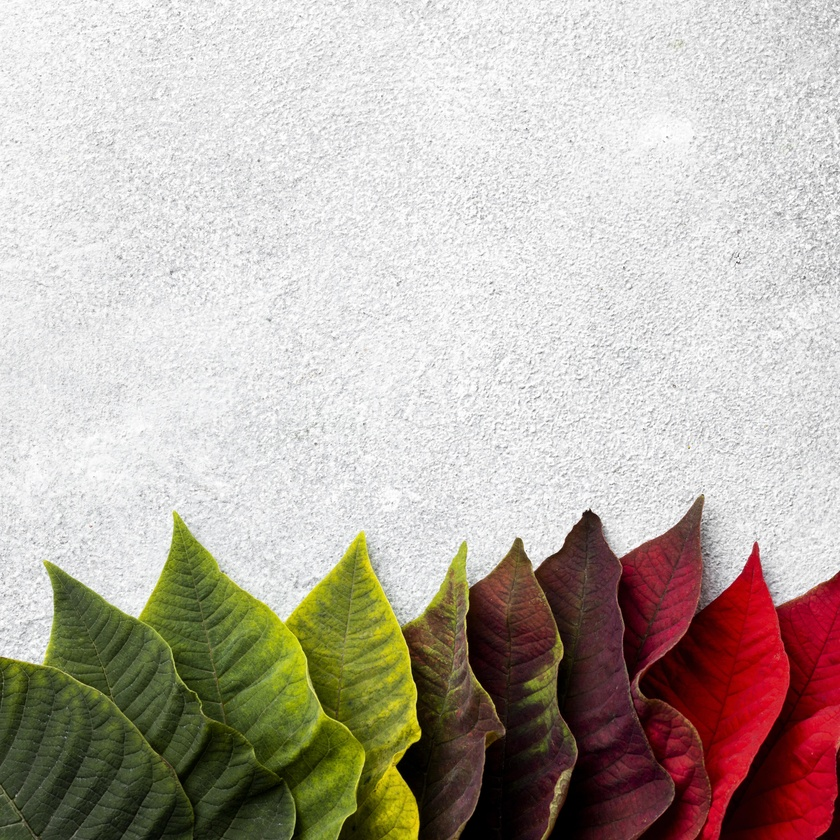
#> input picture project-2/cover.jpg, 840 x 840 px, shrunk from 4480 x 4480 before the run
$ python watermark.py --cover cover.jpg --watermark wm.png
#> lines starting #> are read from the running program, lines starting #| are printed output that depends on the picture; after the words box and inside, x2 and y2 are one past the last pixel; in counts of white or black regions, pixels touching at a corner belong together
#!/usr/bin/env python3
# coding: utf-8
"""
watermark.py
- DCT-based blind watermark embed & extract for color images (Y channel)
- Robustness tests: flip, translate, crop, contrast, noise, JPEG
Author: (you)
Usage:
    python watermark.py --cover cover.jpg --watermark wm.png
"""

import cv2
import numpy as np
import argparse
import os
from scipy.fftpack import dct, idct
import math

# ---------------------------
# Utilities
# ---------------------------
def to_gray_uint8(img):
    if img.ndim == 3:
        return cv2.cvtColor(img, cv2.COLOR_BGR2GRAY)
    return img

def psnr(a, b):
    a = a.astype(np.float64)
    b = b.astype(np.float64)
    mse = np.mean((a - b)**2)
    if mse == 0:
        return float('inf')
    PIXEL_MAX = 255.0
    return 20 * math.log10(PIXEL_MAX / math.sqrt(mse))

# ---------------------------
# DCT helpers (8x8 blocks)
# ---------------------------
def block_process(img, block_size, func):
    h, w = img.shape
    out = np.zeros_like(img, dtype=np.float32)
    for by in range(0, h, block_size):
        for bx in range(0, w, block_size):
            block = img[by:by+block_size, bx:bx+block_size]
            if block.shape[0] != block_size or block.shape[1] != block_size:
                # skip partial block (we force image dims multiple of block_size)
                continue
            out_block = func(block)
            out[by:by+block_size, bx:bx+block_size] = out_block
    return out

def dct2(block):
    return dct(dct(block.T, norm='ortho').T, norm='ortho')

def idct2(block):
    return idct(idct(block.T, norm='ortho').T, norm='ortho')

# ---------------------------
# Watermark embedding/extraction (blind)
# Algorithm:
# - Convert image to YCrCb, take Y channel (float)
# - Resize watermark (binary) to (m, n) based on number of 8x8 blocks
# - For each 8x8 block, pick two mid-frequency coeff positions (p1,p2), ensure they are not DC and not very high freq
# - If watermark bit == 1: make coeff(p1) > coeff(p2) + alpha
#   else: coeff(p1) < coeff(p2) - alpha
# - Reconstruct Y with IDCT blocks and merge back to BGR
# Extraction:
# - Same block grid, compute DCT, check sign of coeff(p1)-coeff(p2) to infer bit
# This is blind (doesn't require original cover).
# ---------------------------

# choose mid-frequency coefficient positions within 8x8 (zero-based)
# avoid (0,0). Common choice: (2,1) & (1,2) or (3,2)&(2,3)
P1 = (2, 1)
P2 = (1, 2)
BLOCK = 8

def embed_watermark(cover_bgr, watermark_bin, alpha=10.0):
    """
    cover_bgr: BGR uint8 image
    watermark_bin: binary numpy array (values 0/1) to embed
    alpha: embedding strength
    returns: watermarked_bgr (uint8)
    """
    # ensure cover dims divisible by BLOCK
    h, w = cover_bgr.shape[:2]
    h2 = (h // BLOCK) * BLOCK
    w2 = (w // BLOCK) * BLOCK
    cover = cover_bgr[:h2, :w2].copy()

    # convert to YCrCb and use Y
    ycrcb = cv2.cvtColor(cover, cv2.COLOR_BGR2YCrCb).astype(np.float32)
    Y = ycrcb[:, :, 0]

    # number of blocks
    n_by = h2 // BLOCK
    n_bx = w2 // BLOCK
    total_blocks = n_by * n_bx

    # resize watermark to fit block grid
    wm_h, wm_w = watermark_bin.shape
    # target size = (n_by, n_bx)
    wm_resized = cv2.resize(watermark_bin.astype(np.uint8) * 255, (n_bx, n_by), interpolation=cv2.INTER_NEAREST)
    wm_bits = (wm_resized > 127).astype(np.uint8)

    # process blocks
    def proc(block):
        B = block.astype(np.float32)
        C = dct2(B)
        b = wm_bits[proc.by, proc.bx]
        # positions
        p1 = P1; p2 = P2
        c1 = C[p1]
        c2 = C[p2]
        if b == 1:
            if c1 <= c2 + alpha:
                # increase c1 or decrease c2
                C[p1] = c2 + alpha + 1.0
        else:
            if c1 >= c2 - alpha:
                C[p1] = c2 - alpha - 1.0
        out = idct2(C)
        return out

    # need to provide indices inside proc
    outY = np.zeros_like(Y, dtype=np.float32)
    for by in range(n_by):
        for bx in range(n_bx):
            proc.by = by
            proc.bx = bx
            y_block = Y[by*BLOCK:(by+1)*BLOCK, bx*BLOCK:(bx+1)*BLOCK]
            out_block = proc(y_block)
            outY[by*BLOCK:(by+1)*BLOCK, bx*BLOCK:(bx+1)*BLOCK] = out_block

    # clip and combine
    ycrcb[:, :, 0] = np.clip(outY, 0, 255)
    out_bgr = cv2.cvtColor(ycrcb.astype(np.uint8), cv2.COLOR_YCrCb2BGR)
    return out_bgr, wm_bits

def extract_watermark(watermarked_bgr, wm_shape):
    """
    watermarked_bgr: BGR uint8 image
    wm_shape: (h_blocks, w_blocks) i.e. target watermark grid (n_by, n_bx)
    returns: extracted_bits (array of 0/1)
    """
    h, w = watermarked_bgr.shape[:2]
    h2 = (h // BLOCK) * BLOCK
    w2 = (w // BLOCK) * BLOCK
    img = watermarked_bgr[:h2, :w2].copy()
    ycrcb = cv2.cvtColor(img, cv2.COLOR_BGR2YCrCb).astype(np.float32)
    Y = ycrcb[:, :, 0]

    n_by = h2 // BLOCK
    n_bx = w2 // BLOCK

    bits = np.zeros((n_by, n_bx), dtype=np.uint8)
    for by in range(n_by):
        for bx in range(n_bx):
            B = Y[by*BLOCK:(by+1)*BLOCK, bx*BLOCK:(bx+1)*BLOCK]
            C = dct2(B)
            c1 = C[P1]
            c2 = C[P2]
            bits[by, bx] = 1 if (c1 - c2) > 0 else 0

    # resize bits to requested wm_shape
    extracted = cv2.resize(bits.astype(np.uint8) * 255, (wm_shape[1], wm_shape[0]), interpolation=cv2.INTER_NEAREST)
    return (extracted > 127).astype(np.uint8)

# ---------------------------
# Attacks
# ---------------------------
def attack_flip(img, mode='horizontal'):
    if mode == 'horizontal':
        return cv2.flip(img, 1)
    elif mode == 'vertical':
        return cv2.flip(img, 0)
    else:
        return img.copy()

def attack_translate(img, tx=10, ty=5):
    h, w = img.shape[:2]
    M = np.float32([[1, 0, tx], [0, 1, ty]])
    return cv2.warpAffine(img, M, (w, h), borderMode=cv2.BORDER_REFLECT)

def attack_crop(img, crop_ratio=0.8):
    # center crop then pad back to original size (so extraction grid aligns)
    h, w = img.shape[:2]
    ch = int(h * crop_ratio)
    cw = int(w * crop_ratio)
    y0 = (h - ch)//2
    x0 = (w - cw)//2
    crop = img[y0:y0+ch, x0:x0+cw]
    # pad to original (pad reflect)
    top = y0; left = x0; bottom = h - (y0+ch); right = w - (x0+cw)
    return cv2.copyMakeBorder(crop, top, bottom, left, right, cv2.BORDER_REFLECT)

def attack_contrast(img, alpha=1.2, beta=0):
    # new = alpha*img + beta
    out = img.astype(np.float32) * alpha + beta
    out = np.clip(out, 0, 255).astype(np.uint8)
    return out

def attack_noise(img, sigma=5.0):
    noise = np.random.normal(0, sigma, img.shape).astype(np.float32)
    out = img.astype(np.float32) + noise
    out = np.clip(out, 0, 255).astype(np.uint8)
    return out

def attack_jpeg(img, quality=50):
    encode_param = [int(cv2.IMWRITE_JPEG_QUALITY), quality]
    result, encimg = cv2.imencode('.jpg', img, encode_param)
    decimg = cv2.imdecode(encimg, cv2.IMREAD_COLOR)
    return decimg

# ---------------------------
# Evaluation harness
# ---------------------------
def bit_accuracy(orig_bits, extracted_bits):
    # resize orig_bits to extracted size to compare
    if orig_bits.shape != extracted_bits.shape:
        # assume orig_bits was original watermark in pixels (HxW)
        # convert to 0/1 arrays with same size
        pass
    total = orig_bits.size
    same = np.sum(orig_bits == extracted_bits)
    return float(same) / float(total)

def run_demo(cover_path, wm_path, out_dir='out', alpha=10.0):
#> called with cover_path = 'cover.jpg', wm_path = 'wm.png', out_dir = 'out', alpha = 10
    os.makedirs(out_dir, exist_ok=True)
    cover = cv2.imread(cover_path)
#> cover is the input picture: shape (840, 840, 3); mean B, G, R 167.7, 176.7, 185.9
    if cover is None:
        raise ValueError("Cannot read cover image")
    wm_img = cv2.imread(wm_path, cv2.IMREAD_GRAYSCALE)
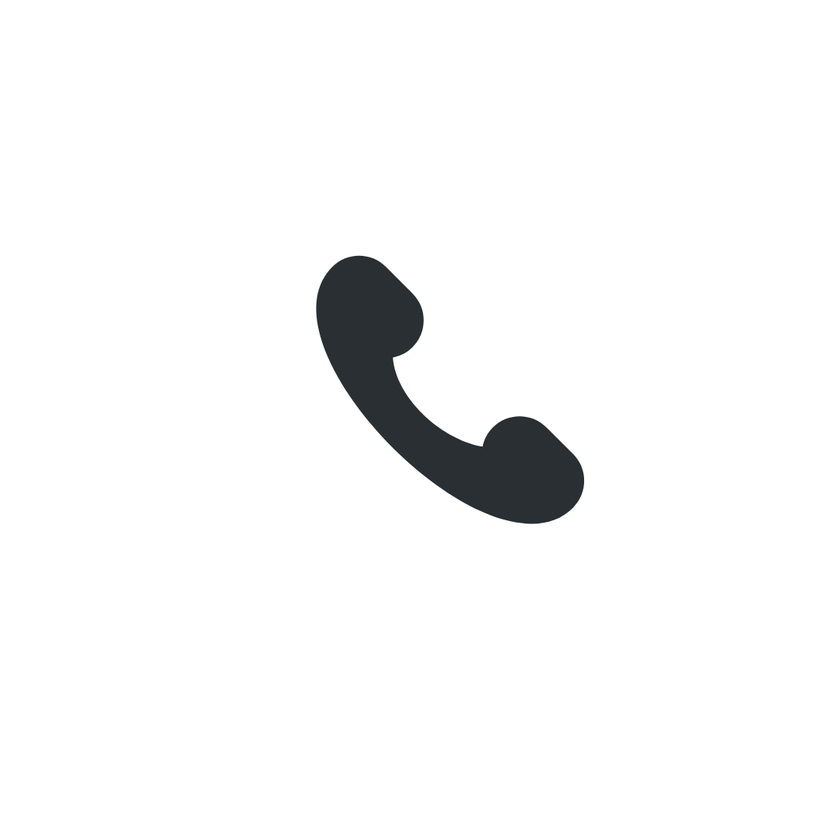
#> input picture project-2/wm.png, 840 x 840 px, shrunk from 1080 x 1080 before the run
#> wm_img: shape (840, 840); min 25, max 255, mean 247.1
    if wm_img is None:
        raise ValueError("Cannot read watermark image")
    # binarize watermark
    _, wm_bin = cv2.threshold(wm_img, 127, 1, cv2.THRESH_BINARY)
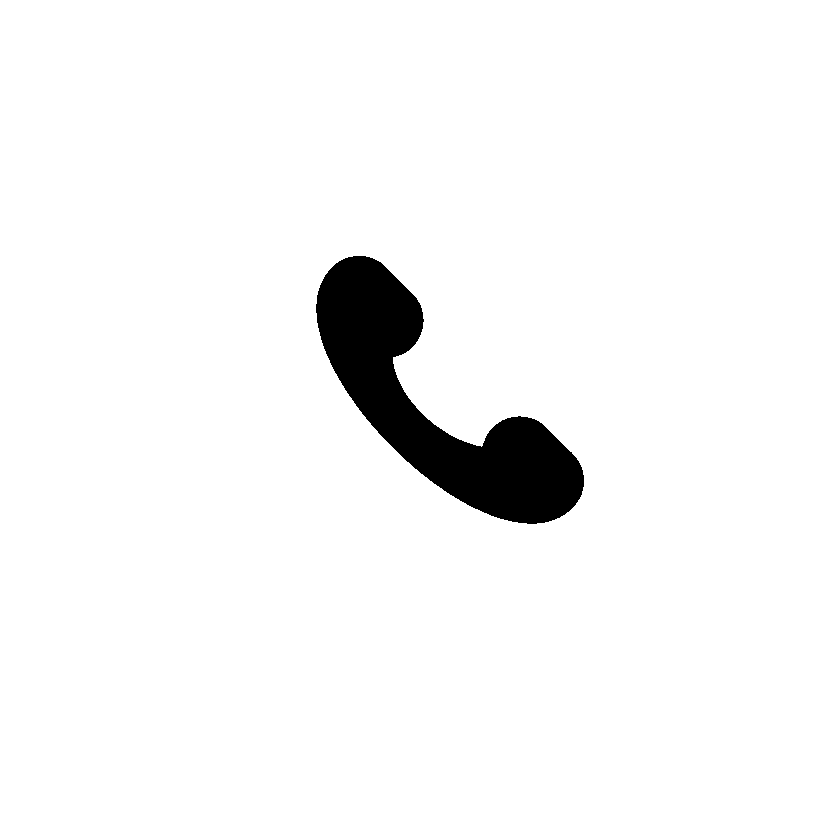
#> wm_bin: shape (840, 840); values 0 (black) and 1 (white), 96.3% white; 1 black region, box (x1, y1, x2, y2) and area: (316, 256, 584, 524) 26272
    # embed
    watermarked, wm_grid = embed_watermark(cover, wm_bin, alpha=alpha)
#> in embed_watermark, `wm_resized = cv2.resize(watermark_bin.astype(np.uint8) * 255, (n_bx, n..`:
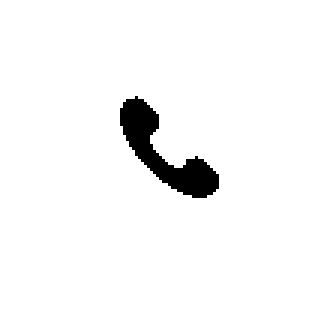
#> wm_resized: shape (105, 105) (shown 3 times larger); 96.3% white; 1 black region, box (x1, y1, x2, y2) and area: (40, 32, 73, 66) 404
#> the loop in embed_watermark, `for by in range(n_by):` made 105 passes
#> after the loop in embed_watermark, `for by in range(n_by):`:
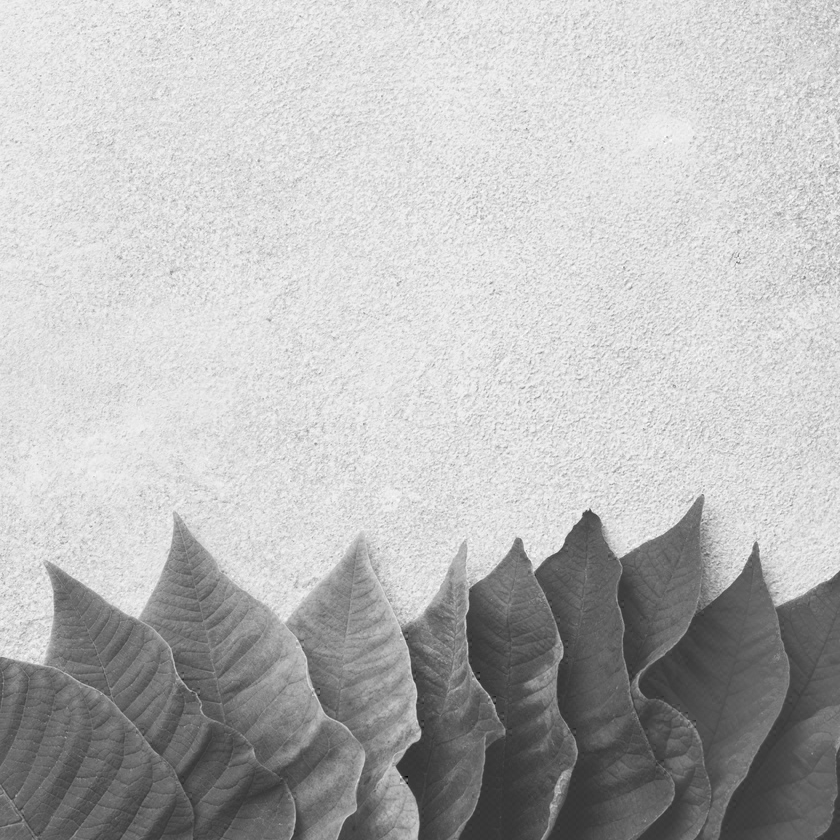
#> outY: shape (840, 840) float32; min -76.81, max 274.9, mean 178.4; drawn with min black and max white
    cv2.imwrite(os.path.join(out_dir, 'watermarked.png'), watermarked)
    print("Saved watermarked.png")
    # extract from clean
    extracted_clean = extract_watermark(watermarked, wm_bin.shape)
#> after the loop in extract_watermark, `for by in range(n_by):`: bits: shape (105, 105); values 0 (black) and 1 (white), 96.1% white; 25 black regions (24 under 20 px), largest, box (x1, y1, x2, y2) and area: (40, 32, 73, 66) 404
#> in extract_watermark, `extracted = cv2.resize(bits.astype(np.uint8) * 255, (wm_shape[1], wm_s..`: extracted: shape (840, 840); 96.1% white; 25 black regions, largest, box (x1, y1, x2, y2) and area: (320, 256, 584, 528) 25856, (672, 704, 696, 728) 192, (664, 136, 672, 144) 64
    cv2.imwrite(os.path.join(out_dir, 'extracted_clean.png'), extracted_clean*255)
    acc_clean = bit_accuracy(wm_bin, extracted_clean)
    print(f"Extraction accuracy (clean): {acc_clean*100:.2f}%  PSNR cover->watermarked: {psnr(cover[:watermarked.shape[0],:watermarked.shape[1]], watermarked):.2f} dB")
#| Extraction accuracy (clean): 99.41%  PSNR cover->watermarked: 37.29 dB

    # perform attacks
    attacks = [
        ('flip_h', lambda img: attack_flip(img, 'horizontal')),
        ('flip_v', lambda img: attack_flip(img, 'vertical')),
        ('translate', lambda img: attack_translate(img, tx=6, ty=4)),
        ('crop80', lambda img: attack_crop(img, 0.8)),
        ('contrast_high', lambda img: attack_contrast(img, alpha=1.3)),
        ('contrast_low', lambda img: attack_contrast(img, alpha=0.7)),
        ('noise_sigma5', lambda img: attack_noise(img, sigma=5.0)),
        ('jpeg_q70', lambda img: attack_jpeg(img, quality=70)),
        ('jpeg_q50', lambda img: attack_jpeg(img, quality=50)),
    ]
    results = []
    for name, fn in attacks:
        attacked = fn(watermarked)
        path = os.path.join(out_dir, f'attacked_{name}.png')
        cv2.imwrite(path, attacked)
        extracted = extract_watermark(attacked, wm_bin.shape)
        cv2.imwrite(os.path.join(out_dir, f'extracted_{name}.png'), extracted*255)
        acc = bit_accuracy(wm_bin, extracted)
        print(f"Attack {name}: accuracy = {acc*100:.2f}%  saved attacked image & extracted map.")
        results.append((name, acc))
#> this loop made 9 passes
#> name on passes 1 to 9: 'flip_h', 'flip_v', 'translate', 'crop80', 'contrast_high', 'contrast_low', 'noise_sigma5', 'jpeg_q70', 'jpeg_q50'
#| Attack flip_h: accuracy = 33.17%  saved attacked image & extracted map.
#| Attack flip_v: accuracy = 66.89%  saved attacked image & extracted map.
#| Attack translate: accuracy = 54.67%  saved attacked image & extracted map.
#| Attack crop80: accuracy = 79.27%  saved attacked image & extracted map.
#| Attack contrast_high: accuracy = 55.61%  saved attacked image & extracted map.
#| Attack contrast_low: accuracy = 99.33%  saved attacked image & extracted map.
#| Attack noise_sigma5: accuracy = 97.81%  saved attacked image & extracted map.
#| Attack jpeg_q70: accuracy = 98.86%  saved attacked image & extracted map.
#> (further printed lines are left out)
#> pass 1, in extract_watermark (call 2), `ycrcb = cv2.cvtColor(img, cv2.COLOR_BGR2YCrCb).astype(np.float32)`:
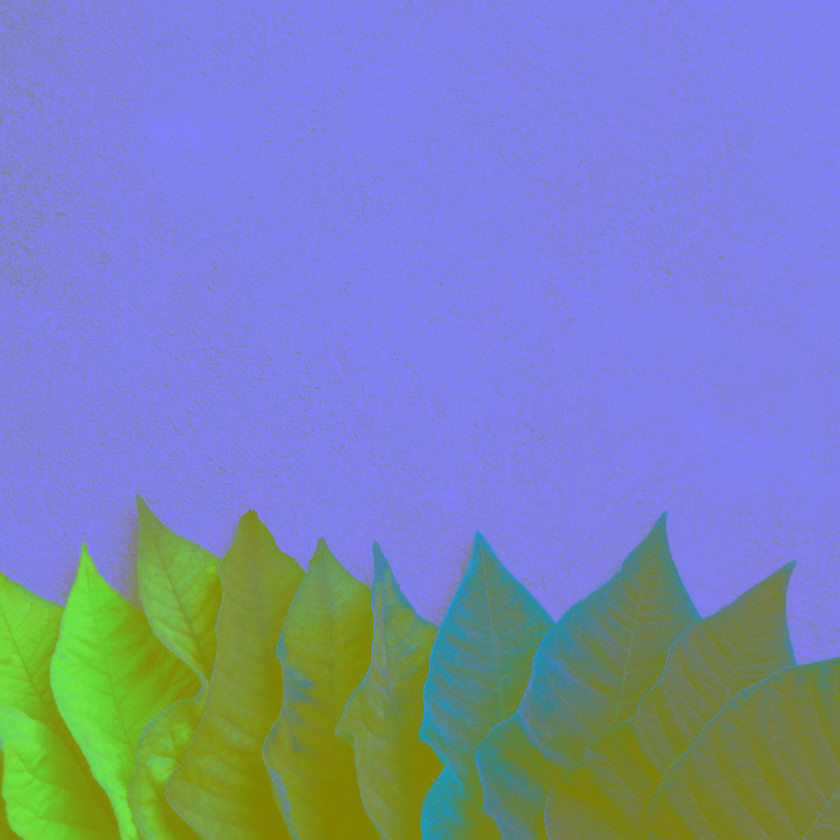
#> ycrcb: shape (840, 840, 3) float32; mean B, G, R 177.9, 133.5, 121.9
#> pass 1, in extract_watermark (call 2), `Y = ycrcb[:, :, 0]`:
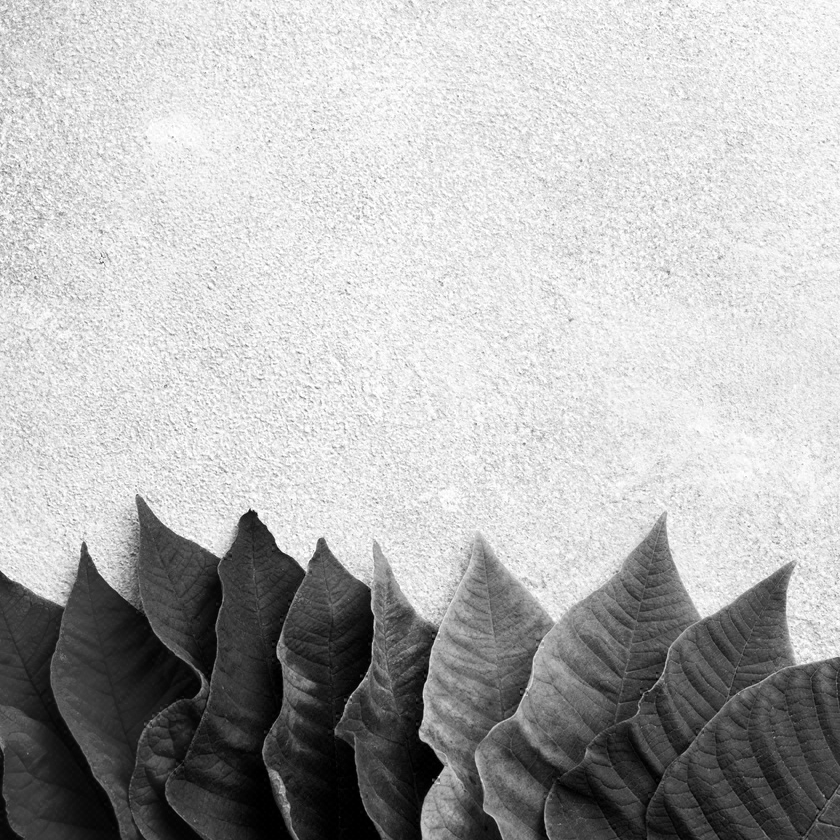
#> Y: shape (840, 840) float32; min 0, max 255, mean 177.9
#> pass 1, in extract_watermark (call 2), `extracted = cv2.resize(bits.astype(np.uint8) * 255, (wm_shape[1], wm_s..`:
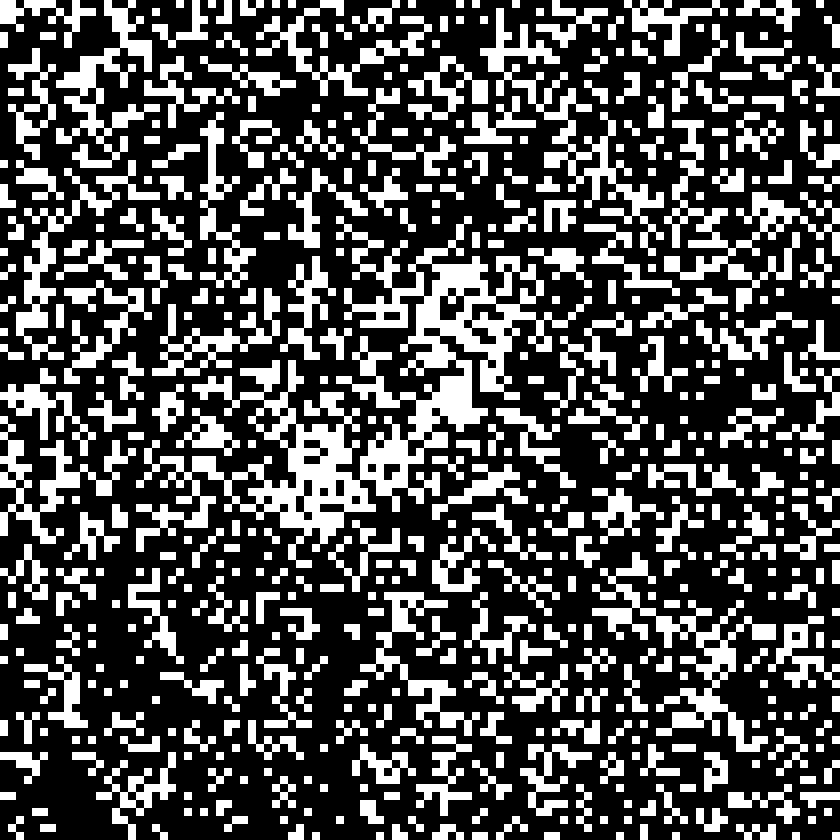
#> extracted: shape (840, 840); 32.3% white; 455 white regions, largest, box (x1, y1, x2, y2) and area: (136, 216, 592, 568) 34816, (592, 552, 776, 752) 7552, (480, 8, 664, 256) 7040
    # summary
    print("\nSummary:")
    for name, acc in results:
        print(f"{name:12s} : {acc*100:6.2f}%")
#> this loop made 9 passes
#> (name, acc) on passes 1 to 9: ('flip_h', 0.332), ('flip_v', 0.669), ('translate', 0.547), ('crop80', 0.793), ('contrast_high', 0.556), ('contrast_low', 0.993), ('noise_sigma5', 0.978), ('jpeg_q70', 0.989), ('jpeg_q50', 0.934)
#| flip_h       :  33.17%
#| flip_v       :  66.89%
#| translate    :  54.67%
#| crop80       :  79.27%
#| contrast_high :  55.61%
#| contrast_low :  99.33%
#| noise_sigma5 :  97.81%
#| jpeg_q70     :  98.86%
#> (further printed lines are left out)
    return results

# ---------------------------
# CLI
# ---------------------------
if __name__ == "__main__":
    parser = argparse.ArgumentParser(description="SM4-like watermark demo (DCT 8x8 blind)")
    parser.add_argument('--cover', type=str, required=True, help="cover image path")
    parser.add_argument('--watermark', type=str, required=True, help="watermark binary image path (prefer BW)")
    parser.add_argument('--out', type=str, default='out', help="output directory")
    parser.add_argument('--alpha', type=float, default=10.0, help="embedding strength (float, default 10.0)")
    args = parser.parse_args()
    run_demo(args.cover, args.watermark, out_dir=args.out, alpha=args.alpha)
